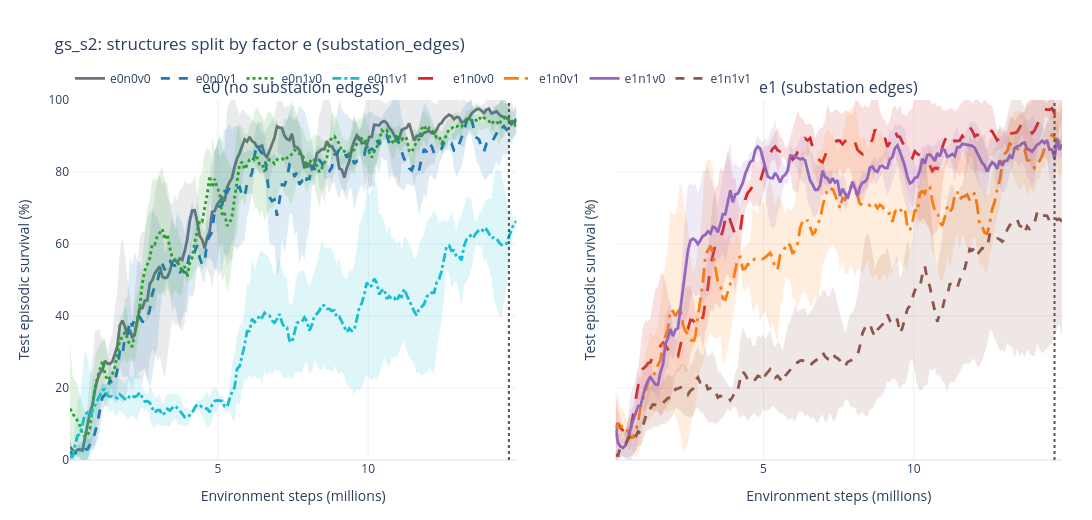
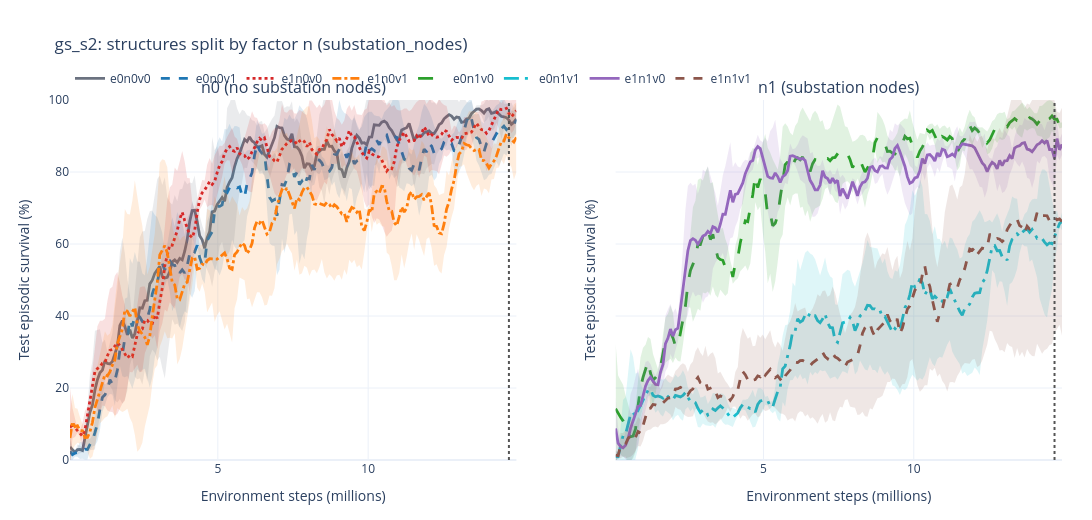
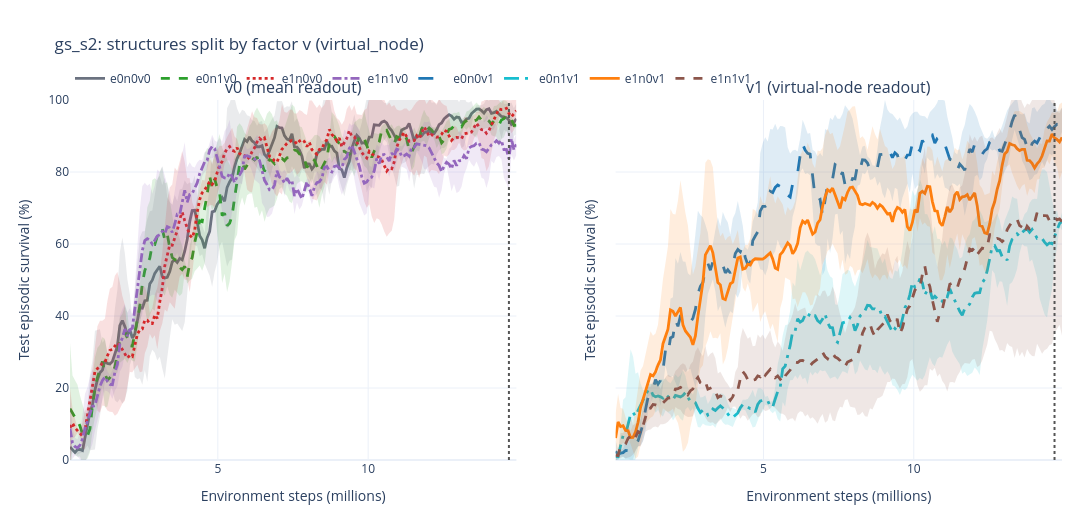

Notebook source saved alongside these figures, in order:
### Markdown cell above
### Small multiples, one factor at a time

Each figure fixes one factor across its panels, so the remaining structures act
as the curves inside each panel. If the same ordering holds in both panels of a
figure, that factor is behaving like an independent main effect.

### Code cell
for code_key, (column, off_label, on_label) in STRUCTURE_FACTORS.items():
    facet_column = f"{code_key}_facet"
    figure = sc.plot_survival_comparison(
        survival_long,
        group_by="structure",
        label_by="structure",
        facet_by=facet_column,
        facet_order=[off_label, on_label],
        smooth=SMOOTH_WINDOW,
        uncertainty="std",
        min_members=1,
        colors=STRUCTURE_COLORS,
        budget_step=comparison_budget,
        title=f"gs_s2: structures split by factor {code_key} ({column})",
        width=1450,
        height=520,
        ncols=2,
    )
    figure.show()
print("done")

### Figure 1 — Plotly figure (JSON) as saved in the notebook; plotly's stock layout.template omitted (floating-point values rounded to 4 significant figures; data arrays with more than 128 entries replaced by an {"elided": "..."} marker saying what was removed)
{"data": [{"hoverinfo": "skip", "legendgroup": "e0n0v0", "line": {"width": 0}, "mode": "lines", "showlegend": false, "type": "scatter", "x": {"elided": "180 float values"}, "xaxis": "x", "y": {"elided": "180 float values"}, "yaxis": "y"}, {"fill": "tonexty", "fillcolor": "rgba(107, 114, 128, 0.1400)", "hoverinfo": "skip", "legendgroup": "e0n0v0", "line": {"width": 0}, "mode": "lines", "showlegend": false, "type": "scatter", "x": {"elided": "180 float values"}, "xaxis": "x", "y": {"elided": "180 float values"}, "yaxis": "y"}, {"customdata": {"elided": "180x4 float values"}, "hovertemplate": "<b>e0n0v0</b><br>step: %{x:.3f}M<br>value: %{y:.2f}<br>members: %{customdata[0]:.0f}<br>std: %{customdata[1]:.2f}<extra></extra>", "legendgroup": "e0n0v0", "line": {"color": "#6b7280", "dash": "solid", "width": 2.8}, "marker": {"size": 5}, "mode": "lines", "name": "e0n0v0", "opacity": 1, "showlegend": true, "type": "scatter", "x": {"elided": "180 float values"}, "xaxis": "x", "y": {"elided": "180 float values"}, "yaxis": "y"}, {"hoverinfo": "skip", "legendgroup": "e0n0v1", "line": {"width": 0}, "mode": "lines", "showlegend": false, "type": "scatter", "x": {"elided": "180 float values"}, "xaxis": "x", "y": {"elided": "180 float values"}, "yaxis": "y"}, {"fill": "tonexty", "fillcolor": "rgba(31, 119, 180, 0.1400)", "hoverinfo": "skip", "legendgroup": "e0n0v1", "line": {"width": 0}, "mode": "lines", "showlegend": false, "type": "scatter", "x": {"elided": "180 float values"}, "xaxis": "x", "y": {"elided": "180 float values"}, "yaxis": "y"}, {"customdata": {"elided": "180x4 float values"}, "hovertemplate": "<b>e0n0v1</b><br>step: %{x:.3f}M<br>value: %{y:.2f}<br>members: %{customdata[0]:.0f}<br>std: %{customdata[1]:.2f}<extra></extra>", "legendgroup": "e0n0v1", "line": {"color": "#1f77b4", "dash": "dash", "width": 2.8}, "marker": {"size": 5}, "mode": "lines", "name": "e0n0v1", "opacity": 1, "showlegend": true, "type": "scatter", "x": {"elided": "180 float values"}, "xaxis": "x", "y": {"elided": "180 float values"}, "yaxis": "y"}, {"hoverinfo": "skip", "legendgroup": "e0n1v0", "line": {"width": 0}, "mode": "lines", "showlegend": false, "type": "scatter", "x": {"elided": "180 float values"}, "xaxis": "x", "y": {"elided": "180 float values"}, "yaxis": "y"}, {"fill": "tonexty", "fillcolor": "rgba(44, 160, 44, 0.1400)", "hoverinfo": "skip", "legendgroup": "e0n1v0", "line": {"width": 0}, "mode": "lines", "showlegend": false, "type": "scatter", "x": {"elided": "180 float values"}, "xaxis": "x", "y": {"elided": "180 float values"}, "yaxis": "y"}, {"customdata": {"elided": "180x4 float values"}, "hovertemplate": "<b>e0n1v0</b><br>step: %{x:.3f}M<br>value: %{y:.2f}<br>members: %{customdata[0]:.0f}<br>std: %{customdata[1]:.2f}<extra></extra>", "legendgroup": "e0n1v0", "line": {"color": "#2ca02c", "dash": "dot", "width": 2.8}, "marker": {"size": 5}, "mode": "lines", "name": "e0n1v0", "opacity": 1, "showlegend": true, "type": "scatter", "x": {"elided": "180 float values"}, "xaxis": "x", "y": {"elided": "180 float values"}, "yaxis": "y"}, {"hoverinfo": "skip", "legendgroup": "e0n1v1", "line": {"width": 0}, "mode": "lines", "showlegend": false, "type": "scatter", "x": {"elided": "180 float values"}, "xaxis": "x", "y": {"elided": "180 float values"}, "yaxis": "y"}, {"fill": "tonexty", "fillcolor": "rgba(23, 190, 207, 0.1400)", "hoverinfo": "skip", "legendgroup": "e0n1v1", "line": {"width": 0}, "mode": "lines", "showlegend": false, "type": "scatter", "x": {"elided": "180 float values"}, "xaxis": "x", "y": {"elided": "180 float values"}, "yaxis": "y"}, {"customdata": {"elided": "180x4 float values"}, "hovertemplate": "<b>e0n1v1</b><br>step: %{x:.3f}M<br>value: %{y:.2f}<br>members: %{customdata[0]:.0f}<br>std: %{customdata[1]:.2f}<extra></extra>", "legendgroup": "e0n1v1", "line": {"color": "#17becf", "dash": "dashdot", "width": 2.8}, "marker": {"size": 5}, "mode": "lines", "name": "e0n1v1", "opacity": 1, "showlegend": true, "type": "scatter", "x": {"elided": "180 float values"}, "xaxis": "x", "y": {"elided": "180 float values"}, "yaxis": "y"}, {"hoverinfo": "skip", "legendgroup": "e1n0v0", "line": {"width": 0}, "mode": "lines", "showlegend": false, "type": "scatter", "x": {"elided": "180 float values"}, "xaxis": "x2", "y": {"elided": "180 float values"}, "yaxis": "y2"}, {"fill": "tonexty", "fillcolor": "rgba(214, 39, 40, 0.1400)", "hoverinfo": "skip", "legendgroup": "e1n0v0", "line": {"width": 0}, "mode": "lines", "showlegend": false, "type": "scatter", "x": {"elided": "180 float values"}, "xaxis": "x2", "y": {"elided": "180 float values"}, "yaxis": "y2"}, {"customdata": {"elided": "180x4 float values"}, "hovertemplate": "<b>e1n0v0</b><br>step: %{x:.3f}M<br>value: %{y:.2f}<br>members: %{customdata[0]:.0f}<br>std: %{customdata[1]:.2f}<extra></extra>", "legendgroup": "e1n0v0", "line": {"color": "#d62728", "dash": "longdash", "width": 2.8}, "marker": {"size": 5}, "mode": "lines", "name": "e1n0v0", "opacity": 1, "showlegend": true, "type": "scatter", "x": {"elided": "180 float values"}, "xaxis": "x2", "y": {"elided": "180 float values"}, "yaxis": "y2"}, {"hoverinfo": "skip", "legendgroup": "e1n0v1", "line": {"width": 0}, "mode": "lines", "showlegend": false, "type": "scatter", "x": {"elided": "180 float values"}, "xaxis": "x2", "y": {"elided": "180 float values"}, "yaxis": "y2"}, {"fill": "tonexty", "fillcolor": "rgba(255, 127, 14, 0.1400)", "hoverinfo": "skip", "legendgroup": "e1n0v1", "line": {"width": 0}, "mode": "lines", "showlegend": false, "type": "scatter", "x": {"elided": "180 float values"}, "xaxis": "x2", "y": {"elided": "180 float values"}, "yaxis": "y2"}, {"customdata": {"elided": "180x4 float values"}, "hovertemplate": "<b>e1n0v1</b><br>step: %{x:.3f}M<br>value: %{y:.2f}<br>members: %{customdata[0]:.0f}<br>std: %{customdata[1]:.2f}<extra></extra>", "legendgroup": "e1n0v1", "line": {"color": "#ff7f0e", "dash": "longdashdot", "width": 2.8}, "marker": {"size": 5}, "mode": "lines", "name": "e1n0v1", "opacity": 1, "showlegend": true, "type": "scatter", "x": {"elided": "180 float values"}, "xaxis": "x2", "y": {"elided": "180 float values"}, "yaxis": "y2"}, {"hoverinfo": "skip", "legendgroup": "e1n1v0", "line": {"width": 0}, "mode": "lines", "showlegend": false, "type": "scatter", "x": {"elided": "180 float values"}, "xaxis": "x2", "y": {"elided": "180 float values"}, "yaxis": "y2"}, {"fill": "tonexty", "fillcolor": "rgba(148, 103, 189, 0.1400)", "hoverinfo": "skip", "legendgroup": "e1n1v0", "line": {"width": 0}, "mode": "lines", "showlegend": false, "type": "scatter", "x": {"elided": "180 float values"}, "xaxis": "x2", "y": {"elided": "180 float values"}, "yaxis": "y2"}, {"customdata": {"elided": "180x4 float values"}, "hovertemplate": "<b>e1n1v0</b><br>step: %{x:.3f}M<br>value: %{y:.2f}<br>members: %{customdata[0]:.0f}<br>std: %{customdata[1]:.2f}<extra></extra>", "legendgroup": "e1n1v0", "line": {"color": "#9467bd", "dash": "solid", "width": 2.8}, "marker": {"size": 5}, "mode": "lines", "name": "e1n1v0", "opacity": 1, "showlegend": true, "type": "scatter", "x": {"elided": "180 float values"}, "xaxis": "x2", "y": {"elided": "180 float values"}, "yaxis": "y2"}, {"hoverinfo": "skip", "legendgroup": "e1n1v1", "line": {"width": 0}, "mode": "lines", "showlegend": false, "type": "scatter", "x": {"elided": "180 float values"}, "xaxis": "x2", "y": {"elided": "180 float values"}, "yaxis": "y2"}, {"fill": "tonexty", "fillcolor": "rgba(140, 86, 75, 0.1400)", "hoverinfo": "skip", "legendgroup": "e1n1v1", "line": {"width": 0}, "mode": "lines", "showlegend": false, "type": "scatter", "x": {"elided": "180 float values"}, "xaxis": "x2", "y": {"elided": "180 float values"}, "yaxis": "y2"}, {"customdata": {"elided": "180x4 float values"}, "hovertemplate": "<b>e1n1v1</b><br>step: %{x:.3f}M<br>value: %{y:.2f}<br>members: %{customdata[0]:.0f}<br>std: %{customdata[1]:.2f}<extra></extra>", "legendgroup": "e1n1v1", "line": {"color": "#8c564b", "dash": "dash", "width": 2.8}, "marker": {"size": 5}, "mode": "lines", "name": "e1n1v1", "opacity": 1, "showlegend": true, "type": "scatter", "x": {"elided": "180 float values"}, "xaxis": "x2", "y": {"elided": "180 float values"}, "yaxis": "y2"}], "layout": {"annotations": [{"font": {"size": 16}, "showarrow": false, "text": "e0 (no substation edges)", "x": 0.225, "xanchor": "center", "xref": "paper", "y": 1, "yanchor": "bottom", "yref": "paper"}, {"font": {"size": 16}, "showarrow": false, "text": "e1 (substation edges)", "x": 0.775, "xanchor": "center", "xref": "paper", "y": 1, "yanchor": "bottom", "yref": "paper"}], "height": 520, "hovermode": "x unified", "legend": {"orientation": "h", "x": 0, "xanchor": "left", "y": 1.02, "yanchor": "bottom"}, "margin": {"b": 60, "l": 70, "r": 30, "t": 100}, "shapes": [{"line": {"color": "#555555", "dash": "dot"}, "type": "line", "x0": 14.68, "x1": 14.68, "xref": "x", "y0": 0, "y1": 1, "yref": "y domain"}, {"line": {"color": "#555555", "dash": "dot"}, "type": "line", "x0": 14.68, "x1": 14.68, "xref": "x2", "y0": 0, "y1": 1, "yref": "y2 domain"}], "title": {"text": "gs_s2: structures split by factor e (substation_edges)"}, "width": 1450, "xaxis": {"anchor": "y", "domain": [0, 0.45], "title": {"text": "Environment steps (millions)"}}, "xaxis2": {"anchor": "y2", "domain": [0.55, 1], "title": {"text": "Environment steps (millions)"}}, "yaxis": {"anchor": "x", "domain": [0, 1], "range": [0, 100], "title": {"text": "Test episodic survival (%)"}}, "yaxis2": {"anchor": "x2", "domain": [0, 1], "matches": "y", "range": [0, 100], "showticklabels": false, "title": {"text": "Test episodic survival (%)"}}}}

### Figure 2 — Plotly figure (JSON) as saved in the notebook; plotly's stock layout.template omitted (floating-point values rounded to 4 significant figures; data arrays with more than 128 entries replaced by an {"elided": "..."} marker saying what was removed)
{"data": [{"hoverinfo": "skip", "legendgroup": "e0n0v0", "line": {"width": 0}, "mode": "lines", "showlegend": false, "type": "scatter", "x": {"elided": "180 float values"}, "xaxis": "x", "y": {"elided": "180 float values"}, "yaxis": "y"}, {"fill": "tonexty", "fillcolor": "rgba(107, 114, 128, 0.1400)", "hoverinfo": "skip", "legendgroup": "e0n0v0", "line": {"width": 0}, "mode": "lines", "showlegend": false, "type": "scatter", "x": {"elided": "180 float values"}, "xaxis": "x", "y": {"elided": "180 float values"}, "yaxis": "y"}, {"customdata": {"elided": "180x4 float values"}, "hovertemplate": "<b>e0n0v0</b><br>step: %{x:.3f}M<br>value: %{y:.2f}<br>members: %{customdata[0]:.0f}<br>std: %{customdata[1]:.2f}<extra></extra>", "legendgroup": "e0n0v0", "line": {"color": "#6b7280", "dash": "solid", "width": 2.8}, "marker": {"size": 5}, "mode": "lines", "name": "e0n0v0", "opacity": 1, "showlegend": true, "type": "scatter", "x": {"elided": "180 float values"}, "xaxis": "x", "y": {"elided": "180 float values"}, "yaxis": "y"}, {"hoverinfo": "skip", "legendgroup": "e0n0v1", "line": {"width": 0}, "mode": "lines", "showlegend": false, "type": "scatter", "x": {"elided": "180 float values"}, "xaxis": "x", "y": {"elided": "180 float values"}, "yaxis": "y"}, {"fill": "tonexty", "fillcolor": "rgba(31, 119, 180, 0.1400)", "hoverinfo": "skip", "legendgroup": "e0n0v1", "line": {"width": 0}, "mode": "lines", "showlegend": false, "type": "scatter", "x": {"elided": "180 float values"}, "xaxis": "x", "y": {"elided": "180 float values"}, "yaxis": "y"}, {"customdata": {"elided": "180x4 float values"}, "hovertemplate": "<b>e0n0v1</b><br>step: %{x:.3f}M<br>value: %{y:.2f}<br>members: %{customdata[0]:.0f}<br>std: %{customdata[1]:.2f}<extra></extra>", "legendgroup": "e0n0v1", "line": {"color": "#1f77b4", "dash": "dash", "width": 2.8}, "marker": {"size": 5}, "mode": "lines", "name": "e0n0v1", "opacity": 1, "showlegend": true, "type": "scatter", "x": {"elided": "180 float values"}, "xaxis": "x", "y": {"elided": "180 float values"}, "yaxis": "y"}, {"hoverinfo": "skip", "legendgroup": "e1n0v0", "line": {"width": 0}, "mode": "lines", "showlegend": false, "type": "scatter", "x": {"elided": "180 float values"}, "xaxis": "x", "y": {"elided": "180 float values"}, "yaxis": "y"}, {"fill": "tonexty", "fillcolor": "rgba(214, 39, 40, 0.1400)", "hoverinfo": "skip", "legendgroup": "e1n0v0", "line": {"width": 0}, "mode": "lines", "showlegend": false, "type": "scatter", "x": {"elided": "180 float values"}, "xaxis": "x", "y": {"elided": "180 float values"}, "yaxis": "y"}, {"customdata": {"elided": "180x4 float values"}, "hovertemplate": "<b>e1n0v0</b><br>step: %{x:.3f}M<br>value: %{y:.2f}<br>members: %{customdata[0]:.0f}<br>std: %{customdata[1]:.2f}<extra></extra>", "legendgroup": "e1n0v0", "line": {"color": "#d62728", "dash": "dot", "width": 2.8}, "marker": {"size": 5}, "mode": "lines", "name": "e1n0v0", "opacity": 1, "showlegend": true, "type": "scatter", "x": {"elided": "180 float values"}, "xaxis": "x", "y": {"elided": "180 float values"}, "yaxis": "y"}, {"hoverinfo": "skip", "legendgroup": "e1n0v1", "line": {"width": 0}, "mode": "lines", "showlegend": false, "type": "scatter", "x": {"elided": "180 float values"}, "xaxis": "x", "y": {"elided": "180 float values"}, "yaxis": "y"}, {"fill": "tonexty", "fillcolor": "rgba(255, 127, 14, 0.1400)", "hoverinfo": "skip", "legendgroup": "e1n0v1", "line": {"width": 0}, "mode": "lines", "showlegend": false, "type": "scatter", "x": {"elided": "180 float values"}, "xaxis": "x", "y": {"elided": "180 float values"}, "yaxis": "y"}, {"customdata": {"elided": "180x4 float values"}, "hovertemplate": "<b>e1n0v1</b><br>step: %{x:.3f}M<br>value: %{y:.2f}<br>members: %{customdata[0]:.0f}<br>std: %{customdata[1]:.2f}<extra></extra>", "legendgroup": "e1n0v1", "line": {"color": "#ff7f0e", "dash": "dashdot", "width": 2.8}, "marker": {"size": 5}, "mode": "lines", "name": "e1n0v1", "opacity": 1, "showlegend": true, "type": "scatter", "x": {"elided": "180 float values"}, "xaxis": "x", "y": {"elided": "180 float values"}, "yaxis": "y"}, {"hoverinfo": "skip", "legendgroup": "e0n1v0", "line": {"width": 0}, "mode": "lines", "showlegend": false, "type": "scatter", "x": {"elided": "180 float values"}, "xaxis": "x2", "y": {"elided": "180 float values"}, "yaxis": "y2"}, {"fill": "tonexty", "fillcolor": "rgba(44, 160, 44, 0.1400)", "hoverinfo": "skip", "legendgroup": "e0n1v0", "line": {"width": 0}, "mode": "lines", "showlegend": false, "type": "scatter", "x": {"elided": "180 float values"}, "xaxis": "x2", "y": {"elided": "180 float values"}, "yaxis": "y2"}, {"customdata": {"elided": "180x4 float values"}, "hovertemplate": "<b>e0n1v0</b><br>step: %{x:.3f}M<br>value: %{y:.2f}<br>members: %{customdata[0]:.0f}<br>std: %{customdata[1]:.2f}<extra></extra>", "legendgroup": "e0n1v0", "line": {"color": "#2ca02c", "dash": "longdash", "width": 2.8}, "marker": {"size": 5}, "mode": "lines", "name": "e0n1v0", "opacity": 1, "showlegend": true, "type": "scatter", "x": {"elided": "180 float values"}, "xaxis": "x2", "y": {"elided": "180 float values"}, "yaxis": "y2"}, {"hoverinfo": "skip", "legendgroup": "e0n1v1", "line": {"width": 0}, "mode": "lines", "showlegend": false, "type": "scatter", "x": {"elided": "180 float values"}, "xaxis": "x2", "y": {"elided": "180 float values"}, "yaxis": "y2"}, {"fill": "tonexty", "fillcolor": "rgba(23, 190, 207, 0.1400)", "hoverinfo": "skip", "legendgroup": "e0n1v1", "line": {"width": 0}, "mode": "lines", "showlegend": false, "type": "scatter", "x": {"elided": "180 float values"}, "xaxis": "x2", "y": {"elided": "180 float values"}, "yaxis": "y2"}, {"customdata": {"elided": "180x4 float values"}, "hovertemplate": "<b>e0n1v1</b><br>step: %{x:.3f}M<br>value: %{y:.2f}<br>members: %{customdata[0]:.0f}<br>std: %{customdata[1]:.2f}<extra></extra>", "legendgroup": "e0n1v1", "line": {"color": "#17becf", "dash": "longdashdot", "width": 2.8}, "marker": {"size": 5}, "mode": "lines", "name": "e0n1v1", "opacity": 1, "showlegend": true, "type": "scatter", "x": {"elided": "180 float values"}, "xaxis": "x2", "y": {"elided": "180 float values"}, "yaxis": "y2"}, {"hoverinfo": "skip", "legendgroup": "e1n1v0", "line": {"width": 0}, "mode": "lines", "showlegend": false, "type": "scatter", "x": {"elided": "180 float values"}, "xaxis": "x2", "y": {"elided": "180 float values"}, "yaxis": "y2"}, {"fill": "tonexty", "fillcolor": "rgba(148, 103, 189, 0.1400)", "hoverinfo": "skip", "legendgroup": "e1n1v0", "line": {"width": 0}, "mode": "lines", "showlegend": false, "type": "scatter", "x": {"elided": "180 float values"}, "xaxis": "x2", "y": {"elided": "180 float values"}, "yaxis": "y2"}, {"customdata": {"elided": "180x4 float values"}, "hovertemplate": "<b>e1n1v0</b><br>step: %{x:.3f}M<br>value: %{y:.2f}<br>members: %{customdata[0]:.0f}<br>std: %{customdata[1]:.2f}<extra></extra>", "legendgroup": "e1n1v0", "line": {"color": "#9467bd", "dash": "solid", "width": 2.8}, "marker": {"size": 5}, "mode": "lines", "name": "e1n1v0", "opacity": 1, "showlegend": true, "type": "scatter", "x": {"elided": "180 float values"}, "xaxis": "x2", "y": {"elided": "180 float values"}, "yaxis": "y2"}, {"hoverinfo": "skip", "legendgroup": "e1n1v1", "line": {"width": 0}, "mode": "lines", "showlegend": false, "type": "scatter", "x": {"elided": "180 float values"}, "xaxis": "x2", "y": {"elided": "180 float values"}, "yaxis": "y2"}, {"fill": "tonexty", "fillcolor": "rgba(140, 86, 75, 0.1400)", "hoverinfo": "skip", "legendgroup": "e1n1v1", "line": {"width": 0}, "mode": "lines", "showlegend": false, "type": "scatter", "x": {"elided": "180 float values"}, "xaxis": "x2", "y": {"elided": "180 float values"}, "yaxis": "y2"}, {"customdata": {"elided": "180x4 float values"}, "hovertemplate": "<b>e1n1v1</b><br>step: %{x:.3f}M<br>value: %{y:.2f}<br>members: %{customdata[0]:.0f}<br>std: %{customdata[1]:.2f}<extra></extra>", "legendgroup": "e1n1v1", "line": {"color": "#8c564b", "dash": "dash", "width": 2.8}, "marker": {"size": 5}, "mode": "lines", "name": "e1n1v1", "opacity": 1, "showlegend": true, "type": "scatter", "x": {"elided": "180 float values"}, "xaxis": "x2", "y": {"elided": "180 float values"}, "yaxis": "y2"}], "layout": {"annotations": [{"font": {"size": 16}, "showarrow": false, "text": "n0 (no substation nodes)", "x": 0.225, "xanchor": "center", "xref": "paper", "y": 1, "yanchor": "bottom", "yref": "paper"}, {"font": {"size": 16}, "showarrow": false, "text": "n1 (substation nodes)", "x": 0.775, "xanchor": "center", "xref": "paper", "y": 1, "yanchor": "bottom", "yref": "paper"}], "height": 520, "hovermode": "x unified", "legend": {"orientation": "h", "x": 0, "xanchor": "left", "y": 1.02, "yanchor": "bottom"}, "margin": {"b": 60, "l": 70, "r": 30, "t": 100}, "shapes": [{"line": {"color": "#555555", "dash": "dot"}, "type": "line", "x0": 14.68, "x1": 14.68, "xref": "x", "y0": 0, "y1": 1, "yref": "y domain"}, {"line": {"color": "#555555", "dash": "dot"}, "type": "line", "x0": 14.68, "x1": 14.68, "xref": "x2", "y0": 0, "y1": 1, "yref": "y2 domain"}], "title": {"text": "gs_s2: structures split by factor n (substation_nodes)"}, "width": 1450, "xaxis": {"anchor": "y", "domain": [0, 0.45], "title": {"text": "Environment steps (millions)"}}, "xaxis2": {"anchor": "y2", "domain": [0.55, 1], "title": {"text": "Environment steps (millions)"}}, "yaxis": {"anchor": "x", "domain": [0, 1], "range": [0, 100], "title": {"text": "Test episodic survival (%)"}}, "yaxis2": {"anchor": "x2", "domain": [0, 1], "matches": "y", "range": [0, 100], "showticklabels": false, "title": {"text": "Test episodic survival (%)"}}}}

### Figure 3 — Plotly figure (JSON) as saved in the notebook; plotly's stock layout.template omitted (floating-point values rounded to 4 significant figures; data arrays with more than 128 entries replaced by an {"elided": "..."} marker saying what was removed)
{"data": [{"hoverinfo": "skip", "legendgroup": "e0n0v0", "line": {"width": 0}, "mode": "lines", "showlegend": false, "type": "scatter", "x": {"elided": "180 float values"}, "xaxis": "x", "y": {"elided": "180 float values"}, "yaxis": "y"}, {"fill": "tonexty", "fillcolor": "rgba(107, 114, 128, 0.1400)", "hoverinfo": "skip", "legendgroup": "e0n0v0", "line": {"width": 0}, "mode": "lines", "showlegend": false, "type": "scatter", "x": {"elided": "180 float values"}, "xaxis": "x", "y": {"elided": "180 float values"}, "yaxis": "y"}, {"customdata": {"elided": "180x4 float values"}, "hovertemplate": "<b>e0n0v0</b><br>step: %{x:.3f}M<br>value: %{y:.2f}<br>members: %{customdata[0]:.0f}<br>std: %{customdata[1]:.2f}<extra></extra>", "legendgroup": "e0n0v0", "line": {"color": "#6b7280", "dash": "solid", "width": 2.8}, "marker": {"size": 5}, "mode": "lines", "name": "e0n0v0", "opacity": 1, "showlegend": true, "type": "scatter", "x": {"elided": "180 float values"}, "xaxis": "x", "y": {"elided": "180 float values"}, "yaxis": "y"}, {"hoverinfo": "skip", "legendgroup": "e0n1v0", "line": {"width": 0}, "mode": "lines", "showlegend": false, "type": "scatter", "x": {"elided": "180 float values"}, "xaxis": "x", "y": {"elided": "180 float values"}, "yaxis": "y"}, {"fill": "tonexty", "fillcolor": "rgba(44, 160, 44, 0.1400)", "hoverinfo": "skip", "legendgroup": "e0n1v0", "line": {"width": 0}, "mode": "lines", "showlegend": false, "type": "scatter", "x": {"elided": "180 float values"}, "xaxis": "x", "y": {"elided": "180 float values"}, "yaxis": "y"}, {"customdata": {"elided": "180x4 float values"}, "hovertemplate": "<b>e0n1v0</b><br>step: %{x:.3f}M<br>value: %{y:.2f}<br>members: %{customdata[0]:.0f}<br>std: %{customdata[1]:.2f}<extra></extra>", "legendgroup": "e0n1v0", "line": {"color": "#2ca02c", "dash": "dash", "width": 2.8}, "marker": {"size": 5}, "mode": "lines", "name": "e0n1v0", "opacity": 1, "showlegend": true, "type": "scatter", "x": {"elided": "180 float values"}, "xaxis": "x", "y": {"elided": "180 float values"}, "yaxis": "y"}, {"hoverinfo": "skip", "legendgroup": "e1n0v0", "line": {"width": 0}, "mode": "lines", "showlegend": false, "type": "scatter", "x": {"elided": "180 float values"}, "xaxis": "x", "y": {"elided": "180 float values"}, "yaxis": "y"}, {"fill": "tonexty", "fillcolor": "rgba(214, 39, 40, 0.1400)", "hoverinfo": "skip", "legendgroup": "e1n0v0", "line": {"width": 0}, "mode": "lines", "showlegend": false, "type": "scatter", "x": {"elided": "180 float values"}, "xaxis": "x", "y": {"elided": "180 float values"}, "yaxis": "y"}, {"customdata": {"elided": "180x4 float values"}, "hovertemplate": "<b>e1n0v0</b><br>step: %{x:.3f}M<br>value: %{y:.2f}<br>members: %{customdata[0]:.0f}<br>std: %{customdata[1]:.2f}<extra></extra>", "legendgroup": "e1n0v0", "line": {"color": "#d62728", "dash": "dot", "width": 2.8}, "marker": {"size": 5}, "mode": "lines", "name": "e1n0v0", "opacity": 1, "showlegend": true, "type": "scatter", "x": {"elided": "180 float values"}, "xaxis": "x", "y": {"elided": "180 float values"}, "yaxis": "y"}, {"hoverinfo": "skip", "legendgroup": "e1n1v0", "line": {"width": 0}, "mode": "lines", "showlegend": false, "type": "scatter", "x": {"elided": "180 float values"}, "xaxis": "x", "y": {"elided": "180 float values"}, "yaxis": "y"}, {"fill": "tonexty", "fillcolor": "rgba(148, 103, 189, 0.1400)", "hoverinfo": "skip", "legendgroup": "e1n1v0", "line": {"width": 0}, "mode": "lines", "showlegend": false, "type": "scatter", "x": {"elided": "180 float values"}, "xaxis": "x", "y": {"elided": "180 float values"}, "yaxis": "y"}, {"customdata": {"elided": "180x4 float values"}, "hovertemplate": "<b>e1n1v0</b><br>step: %{x:.3f}M<br>value: %{y:.2f}<br>members: %{customdata[0]:.0f}<br>std: %{customdata[1]:.2f}<extra></extra>", "legendgroup": "e1n1v0", "line": {"color": "#9467bd", "dash": "dashdot", "width": 2.8}, "marker": {"size": 5}, "mode": "lines", "name": "e1n1v0", "opacity": 1, "showlegend": true, "type": "scatter", "x": {"elided": "180 float values"}, "xaxis": "x", "y": {"elided": "180 float values"}, "yaxis": "y"}, {"hoverinfo": "skip", "legendgroup": "e0n0v1", "line": {"width": 0}, "mode": "lines", "showlegend": false, "type": "scatter", "x": {"elided": "180 float values"}, "xaxis": "x2", "y": {"elided": "180 float values"}, "yaxis": "y2"}, {"fill": "tonexty", "fillcolor": "rgba(31, 119, 180, 0.1400)", "hoverinfo": "skip", "legendgroup": "e0n0v1", "line": {"width": 0}, "mode": "lines", "showlegend": false, "type": "scatter", "x": {"elided": "180 float values"}, "xaxis": "x2", "y": {"elided": "180 float values"}, "yaxis": "y2"}, {"customdata": {"elided": "180x4 float values"}, "hovertemplate": "<b>e0n0v1</b><br>step: %{x:.3f}M<br>value: %{y:.2f}<br>members: %{customdata[0]:.0f}<br>std: %{customdata[1]:.2f}<extra></extra>", "legendgroup": "e0n0v1", "line": {"color": "#1f77b4", "dash": "longdash", "width": 2.8}, "marker": {"size": 5}, "mode": "lines", "name": "e0n0v1", "opacity": 1, "showlegend": true, "type": "scatter", "x": {"elided": "180 float values"}, "xaxis": "x2", "y": {"elided": "180 float values"}, "yaxis": "y2"}, {"hoverinfo": "skip", "legendgroup": "e0n1v1", "line": {"width": 0}, "mode": "lines", "showlegend": false, "type": "scatter", "x": {"elided": "180 float values"}, "xaxis": "x2", "y": {"elided": "180 float values"}, "yaxis": "y2"}, {"fill": "tonexty", "fillcolor": "rgba(23, 190, 207, 0.1400)", "hoverinfo": "skip", "legendgroup": "e0n1v1", "line": {"width": 0}, "mode": "lines", "showlegend": false, "type": "scatter", "x": {"elided": "180 float values"}, "xaxis": "x2", "y": {"elided": "180 float values"}, "yaxis": "y2"}, {"customdata": {"elided": "180x4 float values"}, "hovertemplate": "<b>e0n1v1</b><br>step: %{x:.3f}M<br>value: %{y:.2f}<br>members: %{customdata[0]:.0f}<br>std: %{customdata[1]:.2f}<extra></extra>", "legendgroup": "e0n1v1", "line": {"color": "#17becf", "dash": "longdashdot", "width": 2.8}, "marker": {"size": 5}, "mode": "lines", "name": "e0n1v1", "opacity": 1, "showlegend": true, "type": "scatter", "x": {"elided": "180 float values"}, "xaxis": "x2", "y": {"elided": "180 float values"}, "yaxis": "y2"}, {"hoverinfo": "skip", "legendgroup": "e1n0v1", "line": {"width": 0}, "mode": "lines", "showlegend": false, "type": "scatter", "x": {"elided": "180 float values"}, "xaxis": "x2", "y": {"elided": "180 float values"}, "yaxis": "y2"}, {"fill": "tonexty", "fillcolor": "rgba(255, 127, 14, 0.1400)", "hoverinfo": "skip", "legendgroup": "e1n0v1", "line": {"width": 0}, "mode": "lines", "showlegend": false, "type": "scatter", "x": {"elided": "180 float values"}, "xaxis": "x2", "y": {"elided": "180 float values"}, "yaxis": "y2"}, {"customdata": {"elided": "180x4 float values"}, "hovertemplate": "<b>e1n0v1</b><br>step: %{x:.3f}M<br>value: %{y:.2f}<br>members: %{customdata[0]:.0f}<br>std: %{customdata[1]:.2f}<extra></extra>", "legendgroup": "e1n0v1", "line": {"color": "#ff7f0e", "dash": "solid", "width": 2.8}, "marker": {"size": 5}, "mode": "lines", "name": "e1n0v1", "opacity": 1, "showlegend": true, "type": "scatter", "x": {"elided": "180 float values"}, "xaxis": "x2", "y": {"elided": "180 float values"}, "yaxis": "y2"}, {"hoverinfo": "skip", "legendgroup": "e1n1v1", "line": {"width": 0}, "mode": "lines", "showlegend": false, "type": "scatter", "x": {"elided": "180 float values"}, "xaxis": "x2", "y": {"elided": "180 float values"}, "yaxis": "y2"}, {"fill": "tonexty", "fillcolor": "rgba(140, 86, 75, 0.1400)", "hoverinfo": "skip", "legendgroup": "e1n1v1", "line": {"width": 0}, "mode": "lines", "showlegend": false, "type": "scatter", "x": {"elided": "180 float values"}, "xaxis": "x2", "y": {"elided": "180 float values"}, "yaxis": "y2"}, {"customdata": {"elided": "180x4 float values"}, "hovertemplate": "<b>e1n1v1</b><br>step: %{x:.3f}M<br>value: %{y:.2f}<br>members: %{customdata[0]:.0f}<br>std: %{customdata[1]:.2f}<extra></extra>", "legendgroup": "e1n1v1", "line": {"color": "#8c564b", "dash": "dash", "width": 2.8}, "marker": {"size": 5}, "mode": "lines", "name": "e1n1v1", "opacity": 1, "showlegend": true, "type": "scatter", "x": {"elided": "180 float values"}, "xaxis": "x2", "y": {"elided": "180 float values"}, "yaxis": "y2"}], "layout": {"annotations": [{"font": {"size": 16}, "showarrow": false, "text": "v0 (mean readout)", "x": 0.225, "xanchor": "center", "xref": "paper", "y": 1, "yanchor": "bottom", "yref": "paper"}, {"font": {"size": 16}, "showarrow": false, "text": "v1 (virtual-node readout)", "x": 0.775, "xanchor": "center", "xref": "paper", "y": 1, "yanchor": "bottom", "yref": "paper"}], "height": 520, "hovermode": "x unified", "legend": {"orientation": "h", "x": 0, "xanchor": "left", "y": 1.02, "yanchor": "bottom"}, "margin": {"b": 60, "l": 70, "r": 30, "t": 100}, "shapes": [{"line": {"color": "#555555", "dash": "dot"}, "type": "line", "x0": 14.68, "x1": 14.68, "xref": "x", "y0": 0, "y1": 1, "yref": "y domain"}, {"line": {"color": "#555555", "dash": "dot"}, "type": "line", "x0": 14.68, "x1": 14.68, "xref": "x2", "y0": 0, "y1": 1, "yref": "y2 domain"}], "title": {"text": "gs_s2: structures split by factor v (virtual_node)"}, "width": 1450, "xaxis": {"anchor": "y", "domain": [0, 0.45], "title": {"text": "Environment steps (millions)"}}, "xaxis2": {"anchor": "y2", "domain": [0.55, 1], "title": {"text": "Environment steps (millions)"}}, "yaxis": {"anchor": "x", "domain": [0, 1], "range": [0, 100], "title": {"text": "Test episodic survival (%)"}}, "yaxis2": {"anchor": "x2", "domain": [0, 1], "matches": "y", "range": [0, 100], "showticklabels": false, "title": {"text": "Test episodic survival (%)"}}}}
